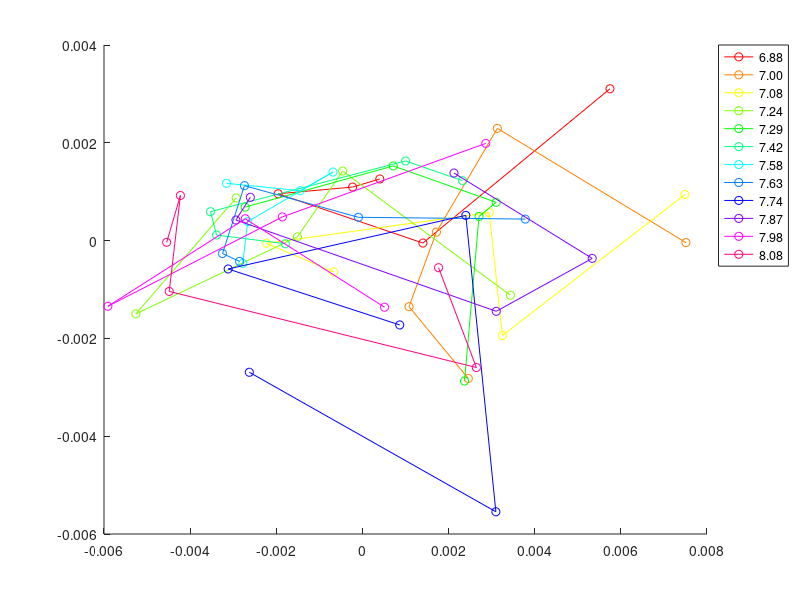
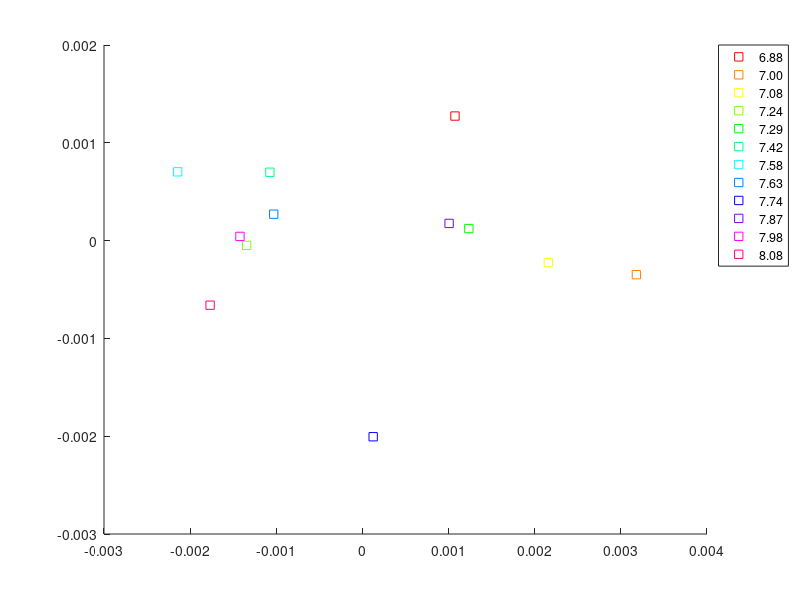
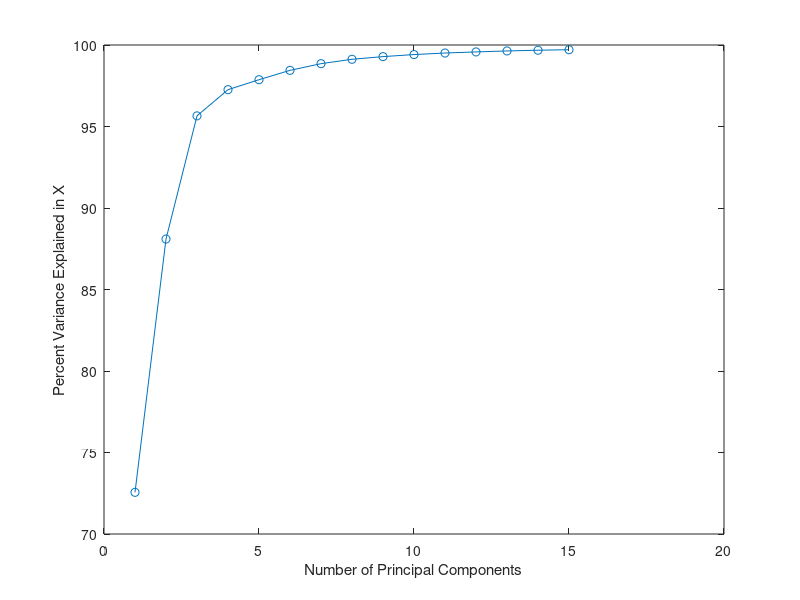
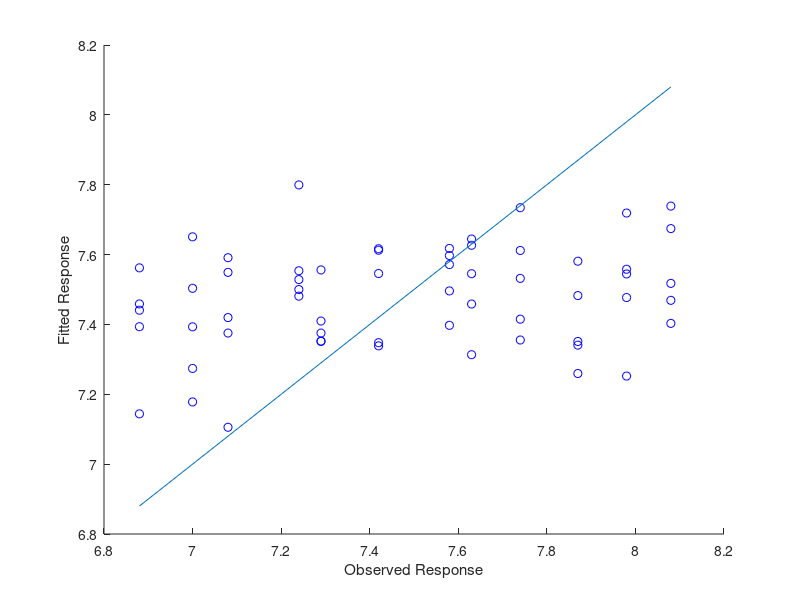

The MATLAB script that drew these images, in order:
clear; close all; clc


nlevels = 12;
nreps = 5;

%% Virtualization
fprintf('Visualizing dataset for PCA.\n\n');
cc = hsv(nlevels);
load samples_chip1_new;
load pH2;

featurenum = size(X, 1);

X = X';
sumup = sum(X,2);
X = bsxfun(@rdivide,X,sumup);
[~,PCAScores,~,~,EXPLAINED] = pca(X);
[n,m] = size(X);

figure('name', 'PCA');
hold on;
pHindex = zeros(nlevels, 1);
for i = 0:nlevels - 1
    plot(PCAScores(i*nreps+1:i*nreps+nreps,1), PCAScores(i*nreps+1:i*nreps+nreps,2), 'o-', 'color', cc(i+1,:));
    pHindex(i + 1) = i * nreps + 1;
end

legendCell = cellstr(num2str(pH(pHindex), '%.2f'));
legend(legendCell, 'Location', 'BestOutside');
hold off;

figure('name', 'PCA');
hold on;
for i = 0:nlevels - 1
    plot(mean(PCAScores(i*nreps+1:i*nreps+nreps,1)), mean(PCAScores(i*nreps+1:i*nreps+nreps,2)), 's', 'color', cc(i+1,:));
end

legend(legendCell, 'Location', 'BestOutside');
hold off;

fprintf('Program paused. Press enter to continue.\n\n');
pause;


%% Explaination
fprintf('Plotting the explanation of PLS.\n\n');
figure('name', 'Explain');
plot(1:15, cumsum(EXPLAINED(1:15)),'o-');
xlabel('Number of Principal Components');
ylabel('Percent Variance Explained in X');
fprintf('Program paused. Press enter to continue.\n\n');
pause;

%% Evaluation
% Divide dataset into training set and testing set and evaluate the model.
load index;

compcnt = 12;
v = zeros(compcnt*nreps, featurenum);

for k = 1:compcnt
    tot = 0;
    figure('name', num2str(2*k, 'PCR with %d Components'));
    hold on;
    
    
    for i = 1:nreps
        test = (indices == i); train = ~test;
        Xtrain = X(train,:);
        pHtrain = pH(train);
        Xtest = X(test,:);
        pHtest = pH(test);

        [PCALoadings,PCAScores,PCAVar,TSQUARED,EXPLAINED] = pca(Xtrain);
        betaPCR = regress(pHtrain - mean(pHtrain), PCAScores(:,1:2*k));
        betaPCR = PCALoadings(:,1:2*k) * betaPCR;
               
        v((k-1)*nreps+i, :) = betaPCR';
        
        betaPCR = [mean(pHtrain) - mean(Xtrain) * betaPCR; betaPCR];
        yfitPCR = [ones(size(Xtest,1),1) Xtest] * betaPCR;
        plot(pHtest,yfitPCR,'bo');
        xlabel('Observed Response');
        ylabel('Fitted Response');

        SMSE = (sum((yfitPCR - pHtest) .^ 2) / sum((pHtest - mean(pHtest)) .^ 2)) / nlevels;
        tot = tot + SMSE;
    end
    lx = [min(pHtest) max(pHtest)];
    ly = lx;
    plot(lx, ly);
    hold off;

    fprintf('The average of standardized mean squared error with %d components is %f\n', 2*k, tot / nreps);
end

figure('name', 'Figure for v');
[PCALoadings,PCAScores,PCAVar,TSQUARED,EXPLAINED] = pca(v);
hold on;
for i = 0:compcnt - 1
    plot(PCAScores(i*nreps+1:i*nreps+nreps,1), PCAScores(i*nreps+1:i*nreps+nreps,2), 's-', 'color', cc(i+1,:));
end

legendCell = cellstr(num2str(((1:5)*2)', '%d components'));
legend(legendCell, 'Location', 'BestOutside');
hold off;
